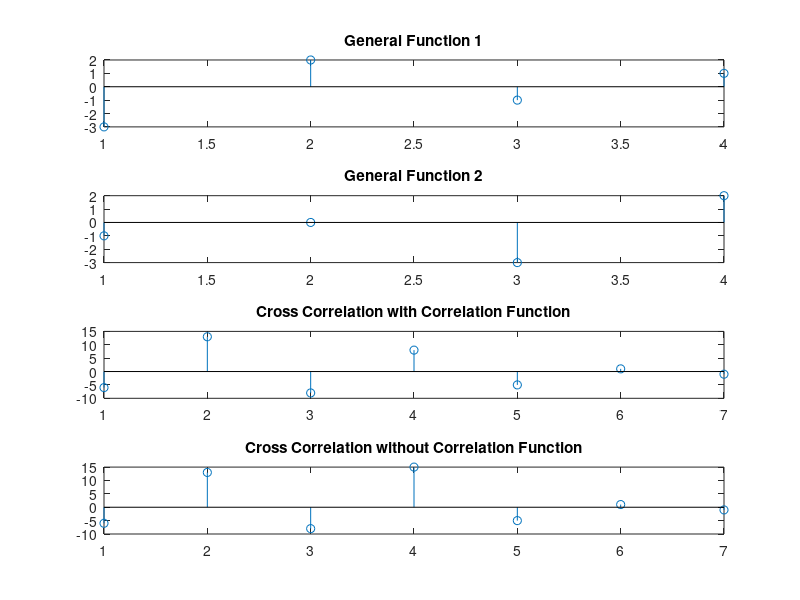

Write MATLAB code to recreate this figure.
x1 = [-3, 2, -1, 1];
x2 = [-1, 0, -3, 2];
n = length(x1);
y = zeros(1, 2*n-1);
z = xcorr(x1, x2);
for delay = -n+1:n-1
    if delay <0
        y(delay+n) = sum(x1(1:n+delay) .* x2(-delay+1:n));
    elseif delay == 0
        y(delay+n) = sum(x1.^2);
    else
        y(delay+n) = sum(x1(delay+1:n) .* x2(1:n-delay));
    end
end
subplot(4,1,1)
stem(x1);
title('General Function 1');
subplot(4,1,2)
stem(x2);
title('General Function 2');
subplot(4,1,3)
stem(z);
title('Cross Correlation with Correlation Function');
subplot(4,1,4)
stem(y);
title('Cross Correlation without Correlation Function');